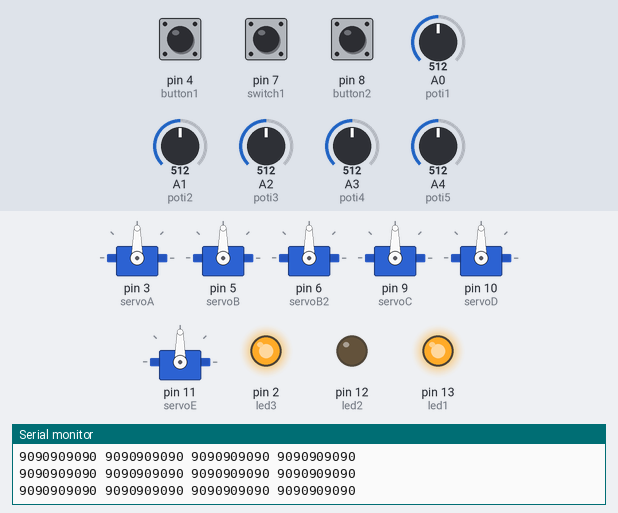
A sketch run on a simulated Arduino Uno, built with avr-gcc and run on an emulated ATmega328P. On the bench: 6 × servo, output pins drawn as LEDs (lit = HIGH), the last lines printed to the serial monitor. Inputs (shaded band) come from the test bench; at power-on: pin 4 (button1) HIGH, A0 (poti1) = 512, A1 (poti2) = 512, A2 (poti3) = 512, A3 (poti4) = 512, A4 (poti5) = 512, pin 7 (switch1) HIGH, pin 8 (button2) HIGH.

Above: at 4.2 s.
4.3 s: pin 4 (button1) pulled LOW for 0.15 s
At 4.54 s:
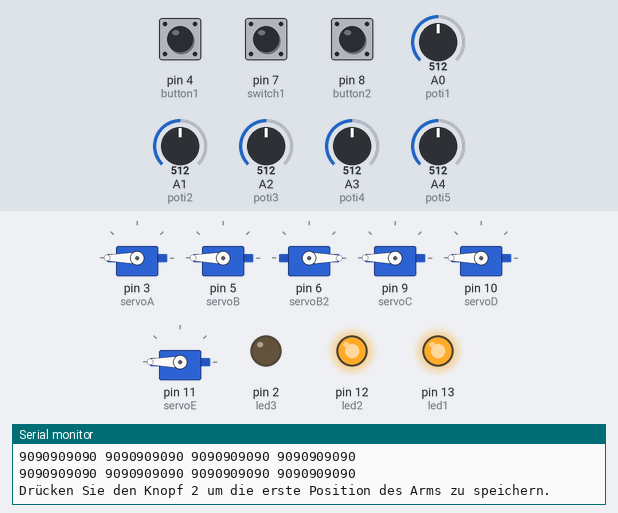
7.3 s: A0 (poti1) set to 716
At 7.63 s:
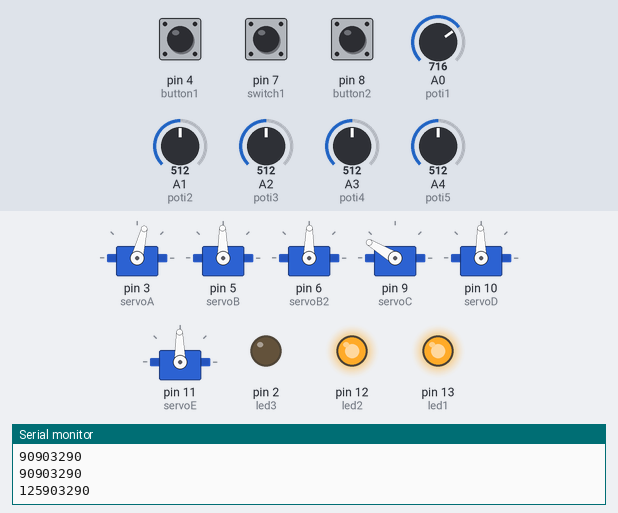
10.3 s: A1 (poti2) set to 716
At 10.71 s:
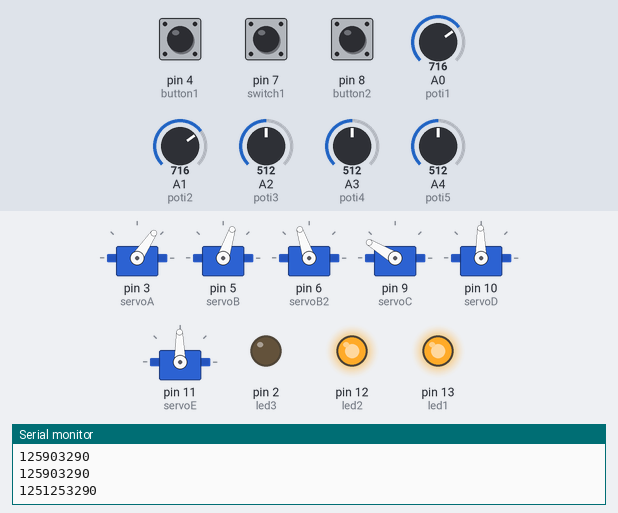
13.3 s: A2 (poti3) set to 716
At 13.49 s:
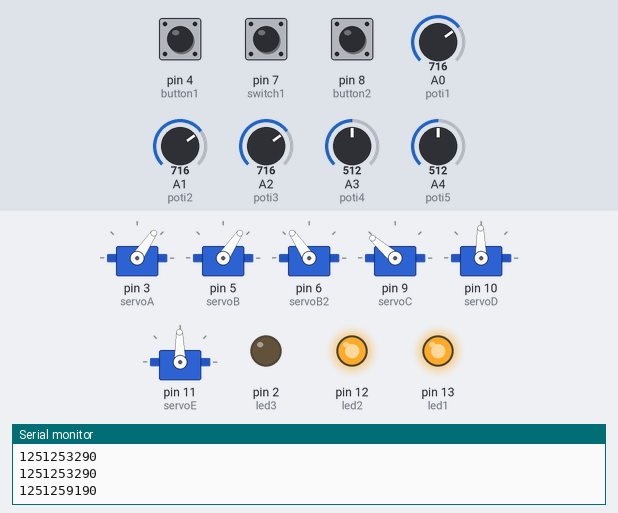
16.3 s: A3 (poti4) set to 716
At 16.56 s:
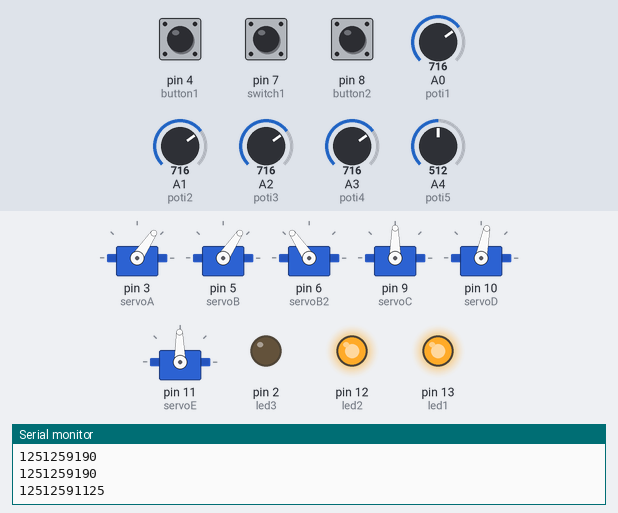
19.3 s: A4 (poti5) set to 716
At 19.64 s:
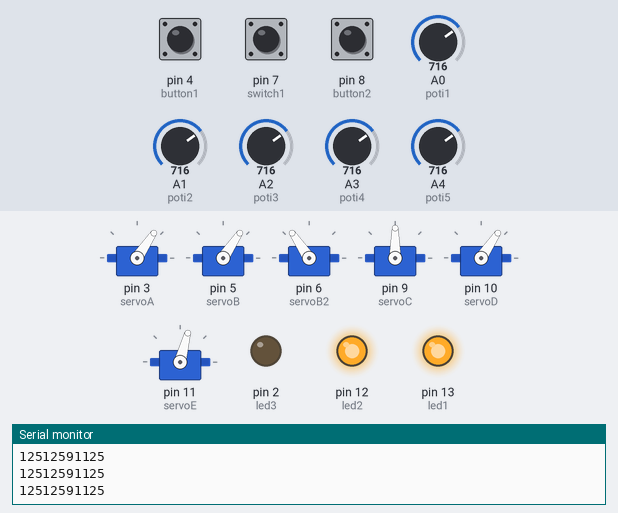
Timing chart, 0 to 23.3 s (numbered marks = the images above; inputs shaded):
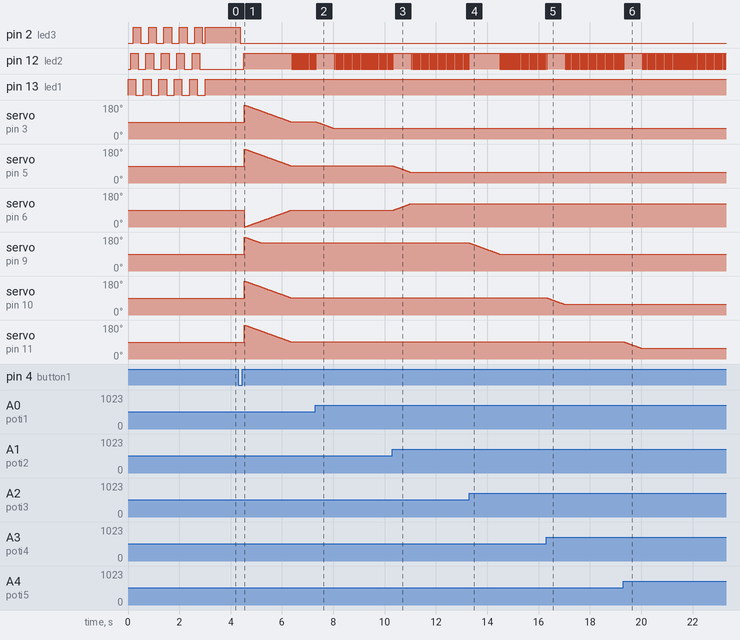

Measured:
- after the input at 4.3 s, pin 2 (led3): HIGH → LOW after 0.07 s; pin 12 (led2): LOW → HIGH after 0.21 s, then repeats every 0.04 s: LOW 0.02 s, HIGH 0.02 s
- after the input at 7.3 s, servo on pin 3 (servoA): moves from 91° to 56° over 0.68 s, starting at once
- after the input at 10.3 s, servo on pin 5 (servoB): moves from 91° to 56° over 0.69 s, starting at once; servo on pin 6 (servoB2): moves from 89° to 124° over 0.69 s, starting at once
- after the input at 13.3 s, servo on pin 9 (servoC): moves from 149° to 90° over 1.2 s, starting at once
- after the input at 16.3 s, servo on pin 10 (servoD): moves from 91° to 56° over 0.68 s, starting at once
- after the input at 19.3 s, servo on pin 11 (servoE): moves from 91° to 56° over 0.68 s, starting at once

The sketch:

roboterarm.ino
```cpp
#include <Servo.h> //packet zur einfachen benutzung von Servos
#include <SoftwareSerial.h> //packet für serielle verbindungen

//Servos definieren
Servo servoA; //Servo vom untersten segment (Z Fuß)
Servo servoB; //Servo vom ersten segment (Achtung, 2 servos)
Servo servoB2; //Zweiter Servo vom ersten segment
Servo servoC; //Zweites segment (Mittelarm)
Servo servoD; //Drittes segment (Oberarm)
Servo servoE; //Servo zur drehung (Hand)

//Speicherwerte der Istwerte für die Servos.
int istA = 0;
int istB = 0;
int istC = 0;
int istD = 0;
int istE = 0;

//Potentiometer
const int poti1 = A0;
const int poti2 = A1;
const int poti3 = A2;
const int poti4 = A3;
const int poti5 = A4;

int potiVal[4] = {90,90,90,90};
int save1[4] = {90,90,90,90};
int save2[4] = {90,90,90,90};
int save3[4] = {90,90,90,90};
int save4[4] = {90,90,90,90};

//Knöpfe und anschlusspins definieren (const. variablen verändern sich nicht)
const int button1 = 4;
const int button2 = 8;
const int switch1 = 7;
const int led1 = 13;
const int led2 = 12;
const int led3 = 2;
//Status der knöpfe
int button1State = 0;
int button2State = 0;

void setup() {
  //Knöpfe aktivieren
  pinMode(button1, INPUT_PULLUP);
  pinMode(button2, INPUT_PULLUP);
  pinMode(switch1, INPUT_PULLUP);
  // servos zu den jeweiligen gpio pins zuordnen:
  servoA.attach(3);
  servoB.attach(5);
  servoB2.attach(6);
  servoC.attach(9);
  servoD.attach(10);
  servoE.attach(11);
  pinMode(led1, OUTPUT);
  pinMode(led2, OUTPUT);
  pinMode(led3, OUTPUT);
  Serial.begin(4800); //Serielle verbindung starten, zum debuggen.
  Serial.println("Hello World!"); //Schreibe den text in den klammern
  ledBoot(5);
  digitalWrite(led1, HIGH);
  digitalWrite(led3, HIGH);
}

void loop() {
  Serial.print(save1[0]);
  Serial.print(save1[1]);
  Serial.print(save1[2]);
  Serial.print(save1[3]);
  Serial.print(save1[4]);
  Serial.print(" ");
    Serial.print(save2[0]);
  Serial.print(save2[1]);
  Serial.print(save2[2]);
  Serial.print(save2[3]);
  Serial.print(save2[4]);
  Serial.print(" ");
    Serial.print(save1[0]);
  Serial.print(save3[1]);
  Serial.print(save3[2]);
  Serial.print(save3[3]);
  Serial.print(save3[4]);
  Serial.print(" ");
  Serial.print(save4[0]);
  Serial.print(save4[1]);
  Serial.print(save4[2]);
  Serial.print(save4[3]);
  Serial.println(save4[4]);
  button1State = digitalRead(button1);
  button2State = digitalRead(button2);

  if (digitalRead(button1) == LOW) {
    ledOff();
    digitalWrite(led1, HIGH);
    Serial.println("Drücken Sie den Knopf 2 um die erste Position des Arms zu speichern.");
    //------------Werte Ermitteln--------------//
    //-----------Wert 1-------------------------------------------------//
    do {
      digitalWrite(led2, HIGH);
      potiLesen(potiVal);
      wertSetzen(potiVal);
      analogWrite(led2, 100);
      if (digitalRead(button2) == LOW) {
        potiLesen(save1);
        delay(20);
      }
      digitalWrite(led2, LOW);
      delay(20);
    } while(digitalRead(button2) == HIGH);
    digitalWrite(led2, LOW);
    delay(500);
    //-----------Wert 2-------------------------------------------------//
    Serial.println("Knopf 2 drücken für die position 2");
    do {
      digitalWrite(led2, HIGH);
      potiLesen(potiVal);
      wertSetzen(potiVal);
      analogWrite(led2, 100);
      if (digitalRead(button2) == LOW) {
        potiLesen(save2);
        delay(20);
      }
      digitalWrite(led2, LOW);
      delay(18);
    } while(digitalRead(button2) == HIGH);
    digitalWrite(led2, LOW);
    delay(500);
    //-----------Wert 3-------------------------------------------------//
    Serial.println("Knopf 2 drücken für die position 3");
    do {
      digitalWrite(led2, HIGH);
      potiLesen(potiVal);
      wertSetzen(potiVal);
      if (digitalRead(button2) == LOW) {
        potiLesen(save3);
        delay(20);
      }
      digitalWrite(led2, LOW);
      delay(15);
    } while(digitalRead(button2) == HIGH);
    digitalWrite(led2, LOW);
    delay(500);
    //-----------Wert 4-------------------------------------------------//
    Serial.println("Knopf 2 drücken um die position 4 zu speichern");
    do {
      digitalWrite(led2, HIGH);
      potiLesen(potiVal);
      wertSetzen(potiVal);
      analogWrite(led2, 100);
      if (digitalRead(button2) == LOW) {
        potiLesen(save4);
        delay(20);
      }
    } while(digitalRead(button2) == HIGH);
    digitalWrite(led2, LOW);

    Serial.println("Alle Positionen wurden gespeichert, drücken Sie Knopf 1 um Fortzufahren.");
    do {
        digitalWrite(led1, LOW);
        delay(200);
        digitalWrite(led1, HIGH);
        delay(200);
      } while(digitalRead(button1) == HIGH);
    delay(500);
    ledOn();
  }
  if (digitalRead(button2) == LOW) {
    ledOff();
    Serial.println("Beginn knopf 2");
    digitalWrite(led2, HIGH);
    delay(1000);
    do {
      wertSetzen(save1);
      if(digitalRead(button2) == LOW) {
        break;
      }
      delay(500);
      wertSetzen(save2);
      if(digitalRead(button2) == LOW) {
        break;
      }
      delay(500);
      wertSetzen(save3);
      if(digitalRead(button2) == LOW) {
        break;
      }
      delay(500);
      wertSetzen(save4);
      if(digitalRead(button2) == LOW) {
        break;
      }
      delay(500);
    }while(true);
    ledOn();
    delay(1000);
  }
  //Wenn der schalter an ist, mach dass, was die Potentiometer machen
  if (digitalRead(switch1) == LOW) {
    ledOff();
    digitalWrite(led3, HIGH);
    delay(1000);
    do {
      Serial.println("switch");
      potiLesen(potiVal);
      wertSetzen2(potiVal[0], potiVal[1], potiVal[2], potiVal[3], potiVal[4]);
    } while(digitalRead(switch1) == HIGH);
    digitalWrite(led3, LOW);
    delay(1000);
    ledOn();
  }
  //Serial.println("new loop");
}
void wertSetzen(int arrayname[]) {
  wertSetzen2(arrayname[0], arrayname[1], arrayname[2], arrayname[3], arrayname[4]);
}
void potiLesen(int variable[]) {

  variable[0] = map(analogRead(poti1), 0, 1023, 0, 180);
  variable[1] = map(analogRead(poti2), 0, 1023, 0, 180);
  variable[2] = map(analogRead(poti3), 400, 1023, 0, 180);
  variable[3] = map(analogRead(poti4), 0, 1023, 0, 180);
  variable[4] = map(analogRead(poti5), 0, 1023, 0, 180);
  Serial.print(variable[0]);
  Serial.print(" ");
  Serial.print(variable[1]);
  Serial.print(" ");
  Serial.print(variable[2]);
  Serial.print(" ");
  Serial.println(variable[3]);

/*
  potiVal[0] = 10;
  potiVal[1] = 20;
  potiVal[2] = 30;
  potiVal[3] = 40;
  potiVal[4] = 50;
  */
}

void wertSetzen2(int a, int b, int c, int d, int e) {


  do {
    if (istA < a) {
      servoA.write((istA - 180)*-1);
      istA++;
    }
    else if (istA > a) {
      servoA.write((istA - 180)*-1);
      istA--;
    }
    if (istB < b) {
      servoB.write((istB - 180)*-1);
      servoB2.write(istB);
      istB++;
    }
    else if (istB > b) {
      servoB.write((istB - 180)*-1);
      servoB2.write(istB);
      istB--;
    }
    if (istC < c) {
      servoC.write((istC - 180)*-1);
      istC++;
    }
    else if (istC > c) {
      servoC.write((istC - 180)*-1);
      istC--;
    }
    if (istD < d) {
      servoD.write((istD - 180)*-1);
      istD++;
    }
    else if (istD > d) {
      servoD.write((istD - 180)*-1);
      istD--;
    }
    if (istE < e) {
      servoE.write((istE - 180)*-1);
      istE++;
    }
    else if (istE > e) {
      servoE.write((istE - 180)*-1);
      istE--;
    }
    delay(20);
  } while(istA != a || istB != b || istC != c || istD != d || istE != e);
}
void ledBoot(int anzahl) {
  for(int i = 0; i < anzahl; i++) {
    digitalWrite(led1, HIGH);
    delay(100);
    digitalWrite(led2, HIGH);
    delay(100);
    digitalWrite(led3, HIGH);
    delay(100);
    digitalWrite(led1, LOW);
    delay(100);
    digitalWrite(led2, LOW);
    delay(100);
    digitalWrite(led3, LOW);
    delay(100);
  }
}
void ledOn() {
  digitalWrite(led1, HIGH);
  digitalWrite(led2, HIGH);
  digitalWrite(led3, HIGH);
}
void ledOff() {
  digitalWrite(led1, LOW);
  digitalWrite(led2, LOW);
  digitalWrite(led3, LOW);
}
```
